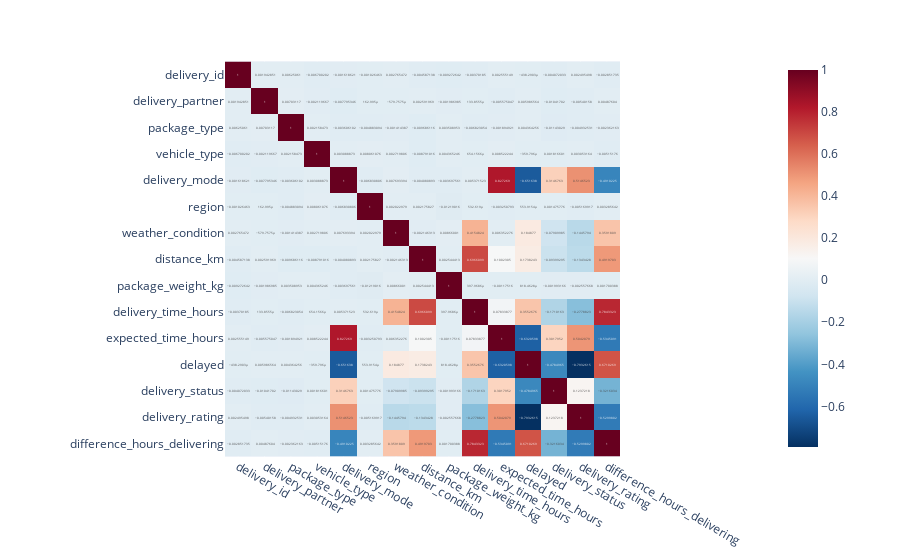

Notebook cell for this chart:
### Code cell
corr_matrix=input_features.corr()
fig=px.imshow(corr_matrix,text_auto=True,color_continuous_scale='RdBu_r',zmin=1,zmax=1)
fig.show()

### Figure 1 — Plotly figure (JSON) as saved in the notebook; plotly's stock layout.template omitted (floating-point values rounded to 4 significant figures; data arrays with more than 128 entries replaced by an {"elided": "..."} marker saying what was removed)
{"data": [{"coloraxis": "coloraxis", "hovertemplate": "x: %{x}<br>y: %{y}<br>color: %{z}<extra></extra>", "name": "0", "texttemplate": "%{z}", "type": "heatmap", "x": ["delivery_id", "delivery_partner", "package_type", "vehicle_type", "delivery_mode", "region", "weather_condition", "distance_km", "package_weight_kg", "delivery_time_hours", "expected_time_hours", "delayed", "delivery_status", "delivery_rating", "difference_hours_delivering"], "xaxis": "x", "y": ["delivery_id", "delivery_partner", "package_type", "vehicle_type", "delivery_mode", "region", "weather_condition", "distance_km", "package_weight_kg", "delivery_time_hours", "expected_time_hours", "delayed", "delivery_status", "delivery_rating", "difference_hours_delivering"], "yaxis": "y", "z": {"elided": "15x15 float values"}}], "layout": {"coloraxis": {"cmax": 1, "cmin": 1, "colorscale": [[0, "rgb(5,48,97)"], [0.1, "rgb(33,102,172)"], [0.2, "rgb(67,147,195)"], [0.3, "rgb(146,197,222)"], [0.4, "rgb(209,229,240)"], [0.5, "rgb(247,247,247)"], [0.6, "rgb(253,219,199)"], [0.7, "rgb(244,165,130)"], [0.8, "rgb(214,96,77)"], [0.9, "rgb(178,24,43)"], [1, "rgb(103,0,31)"]]}, "margin": {"t": 60}, "xaxis": {"anchor": "y", "constrain": "domain", "domain": [0, 1], "scaleanchor": "y"}, "yaxis": {"anchor": "x", "autorange": "reversed", "constrain": "domain", "domain": [0, 1]}}}
